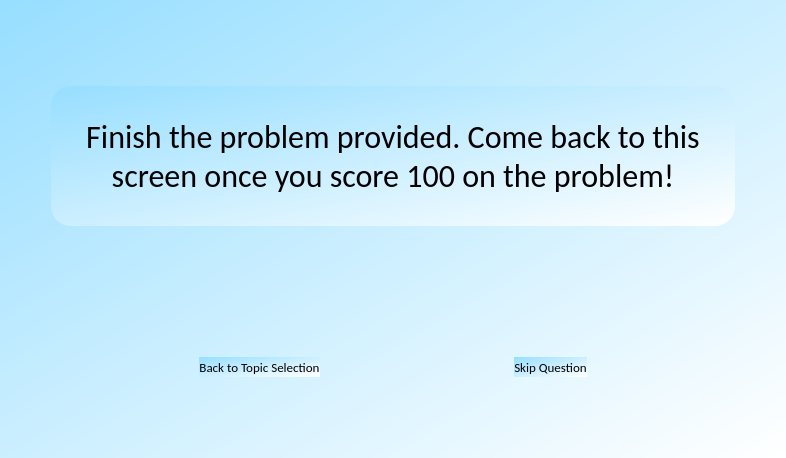
<?xml version="1.0" encoding="UTF-8"?>
<ui version="4.0">
 <class>Form</class>
 <widget class="QWidget" name="Form">
  <property name="geometry">
   <rect>
    <x>0</x>
    <y>0</y>
    <width>786</width>
    <height>458</height>
   </rect>
  </property>
  <property name="font">
   <font>
    <family>Calibri</family>
   </font>
  </property>
  <property name="windowTitle">
   <string>Form</string>
  </property>
  <property name="styleSheet">
   <string notr="true">QWidget{
background-color:qlineargradient(spread:pad, x1:0, y1:0, x2:1, y2:1, stop:0 rgb(151, 222, 255), stop:1 rgba(255, 255, 255, 255))
}</string>
  </property>
  <layout class="QGridLayout" name="gridLayout_2">
   <item row="1" column="2">
    <layout class="QGridLayout" name="gridLayout" rowstretch="400,0,0,0,0,0,0,0,0,0,0,0,0,0">
     <property name="sizeConstraint">
      <enum>QLayout::SetNoConstraint</enum>
     </property>
     <item row="13" column="1">
      <spacer name="verticalSpacer_3">
       <property name="orientation">
        <enum>Qt::Vertical</enum>
       </property>
       <property name="sizeType">
        <enum>QSizePolicy::Maximum</enum>
       </property>
       <property name="sizeHint" stdset="0">
        <size>
         <width>20</width>
         <height>70</height>
        </size>
       </property>
      </spacer>
     </item>
     <item row="2" column="1">
      <layout class="QHBoxLayout" name="horizontalLayout_3">
       <item>
        <spacer name="horizontalSpacer_3">
         <property name="orientation">
          <enum>Qt::Horizontal</enum>
         </property>
         <property name="sizeHint" stdset="0">
          <size>
           <width>40</width>
           <height>20</height>
          </size>
         </property>
        </spacer>
       </item>
       <item>
        <spacer name="horizontalSpacer_4">
         <property name="orientation">
          <enum>Qt::Horizontal</enum>
         </property>
         <property name="sizeHint" stdset="0">
          <size>
           <width>40</width>
           <height>20</height>
          </size>
         </property>
        </spacer>
       </item>
      </layout>
     </item>
     <item row="0" column="1">
      <layout class="QHBoxLayout" name="horizontalLayout_2">
       <item>
        <spacer name="horizontalSpacer_2">
         <property name="orientation">
          <enum>Qt::Horizontal</enum>
         </property>
         <property name="sizeType">
          <enum>QSizePolicy::Minimum</enum>
         </property>
         <property name="sizeHint" stdset="0">
          <size>
           <width>40</width>
           <height>20</height>
          </size>
         </property>
        </spacer>
       </item>
       <item>
        <widget class="QLabel" name="QuestionLabel">
         <property name="minimumSize">
          <size>
           <width>400</width>
           <height>100</height>
          </size>
         </property>
         <property name="maximumSize">
          <size>
           <width>900</width>
           <height>400</height>
          </size>
         </property>
         <property name="font">
          <font>
           <family>Calibri</family>
           <pointsize>24</pointsize>
           <weight>50</weight>
           <italic>false</italic>
           <bold>false</bold>
          </font>
         </property>
         <property name="mouseTracking">
          <bool>false</bool>
         </property>
         <property name="autoFillBackground">
          <bool>false</bool>
         </property>
         <property name="styleSheet">
          <string notr="true">QWidget{
border-radius:20px;
background-color:&quot;linen&quot;
}</string>
         </property>
         <property name="text">
          <string>Finish the problem provided. Come back to this screen once you score 100 on the problem!</string>
         </property>
         <property name="scaledContents">
          <bool>false</bool>
         </property>
         <property name="alignment">
          <set>Qt::AlignCenter</set>
         </property>
         <property name="wordWrap">
          <bool>true</bool>
         </property>
        </widget>
       </item>
       <item>
        <spacer name="horizontalSpacer">
         <property name="orientation">
          <enum>Qt::Horizontal</enum>
         </property>
         <property name="sizeType">
          <enum>QSizePolicy::Minimum</enum>
         </property>
         <property name="sizeHint" stdset="0">
          <size>
           <width>40</width>
           <height>20</height>
          </size>
         </property>
        </spacer>
       </item>
      </layout>
     </item>
     <item row="9" column="1">
      <layout class="QVBoxLayout" name="verticalLayout_2"/>
     </item>
     <item row="1" column="1">
      <spacer name="verticalSpacer_2">
       <property name="orientation">
        <enum>Qt::Vertical</enum>
       </property>
       <property name="sizeType">
        <enum>QSizePolicy::Minimum</enum>
       </property>
       <property name="sizeHint" stdset="0">
        <size>
         <width>20</width>
         <height>75</height>
        </size>
       </property>
      </spacer>
     </item>
     <item row="12" column="1">
      <layout class="QHBoxLayout" name="horizontalLayout">
       <item>
        <spacer name="horizontalSpacer_5">
         <property name="orientation">
          <enum>Qt::Horizontal</enum>
         </property>
         <property name="sizeType">
          <enum>QSizePolicy::Expanding</enum>
         </property>
         <property name="sizeHint" stdset="0">
          <size>
           <width>40</width>
           <height>20</height>
          </size>
         </property>
        </spacer>
       </item>
       <item>
        <widget class="QPushButton" name="backButton">
         <property name="sizePolicy">
          <sizepolicy hsizetype="Preferred" vsizetype="Preferred">
           <horstretch>0</horstretch>
           <verstretch>0</verstretch>
          </sizepolicy>
         </property>
         <property name="minimumSize">
          <size>
           <width>30</width>
           <height>10</height>
          </size>
         </property>
         <property name="font">
          <font>
           <family>Calibri</family>
           <pointsize>10</pointsize>
           <strikeout>false</strikeout>
           <kerning>true</kerning>
          </font>
         </property>
         <property name="cursor">
          <cursorShape>PointingHandCursor</cursorShape>
         </property>
         <property name="styleSheet">
          <string notr="true">QWidget{
border-radius:20px;
background-color:&quot;linen&quot;
}</string>
         </property>
         <property name="text">
          <string>Back to Topic Selection</string>
         </property>
         <property name="checkable">
          <bool>true</bool>
         </property>
        </widget>
       </item>
       <item>
        <spacer name="horizontalSpacer_7">
         <property name="orientation">
          <enum>Qt::Horizontal</enum>
         </property>
         <property name="sizeHint" stdset="0">
          <size>
           <width>40</width>
           <height>20</height>
          </size>
         </property>
        </spacer>
       </item>
       <item>
        <widget class="QPushButton" name="skipButton">
         <property name="sizePolicy">
          <sizepolicy hsizetype="Preferred" vsizetype="Preferred">
           <horstretch>0</horstretch>
           <verstretch>0</verstretch>
          </sizepolicy>
         </property>
         <property name="minimumSize">
          <size>
           <width>30</width>
           <height>10</height>
          </size>
         </property>
         <property name="font">
          <font>
           <family>Calibri</family>
           <pointsize>10</pointsize>
          </font>
         </property>
         <property name="cursor">
          <cursorShape>PointingHandCursor</cursorShape>
         </property>
         <property name="styleSheet">
          <string notr="true">QWidget{
border-radius:20px;
background-color:&quot;linen&quot;
}</string>
         </property>
         <property name="text">
          <string>Skip Question</string>
         </property>
         <property name="checkable">
          <bool>true</bool>
         </property>
        </widget>
       </item>
       <item>
        <spacer name="horizontalSpacer_6">
         <property name="orientation">
          <enum>Qt::Horizontal</enum>
         </property>
         <property name="sizeType">
          <enum>QSizePolicy::MinimumExpanding</enum>
         </property>
         <property name="sizeHint" stdset="0">
          <size>
           <width>40</width>
           <height>20</height>
          </size>
         </property>
        </spacer>
       </item>
      </layout>
     </item>
     <item row="3" column="1">
      <spacer name="verticalSpacer">
       <property name="orientation">
        <enum>Qt::Vertical</enum>
       </property>
       <property name="sizeType">
        <enum>QSizePolicy::Minimum</enum>
       </property>
       <property name="sizeHint" stdset="0">
        <size>
         <width>20</width>
         <height>30</height>
        </size>
       </property>
      </spacer>
     </item>
    </layout>
   </item>
   <item row="0" column="2">
    <spacer name="verticalSpacer_4">
     <property name="orientation">
      <enum>Qt::Vertical</enum>
     </property>
     <property name="sizeType">
      <enum>QSizePolicy::Minimum</enum>
     </property>
     <property name="sizeHint" stdset="0">
      <size>
       <width>20</width>
       <height>75</height>
      </size>
     </property>
    </spacer>
   </item>
  </layout>
 </widget>
 <resources/>
 <connections/>
</ui>
